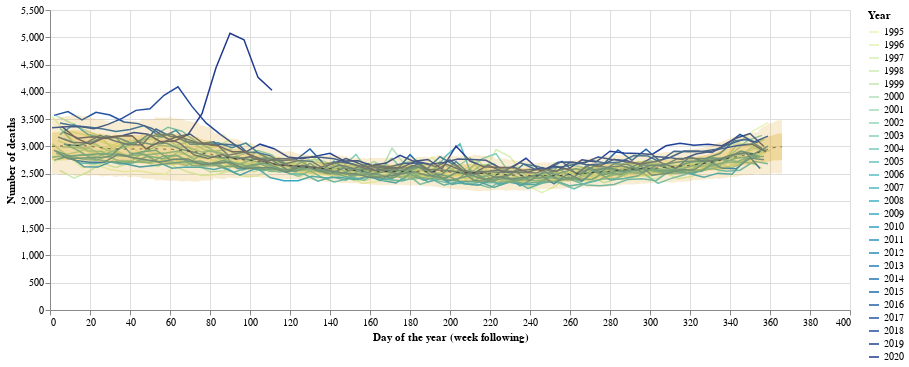

The notebook cell this image was saved under:
### Code cell
legend_selection = alt.selection_multi(fields=['first_day:year'], bind='legend')

# Plots a single line for every year in an interactive chart
df['line_size'] = df.apply(lambda row: 0.5 if row['first_day:year'] != 2020 else 1, axis = 1)

df_recent = df[df['first_day:year'] > 2015]
line = alt.Chart(df).mark_line().encode(
    alt.X(
        'first_day:yday', type='quantitative', 
        title='Day of the year (week following)',
        scale=alt.Scale(domain=(1, 366))
    ),
    alt.Y('deaths', type='quantitative', title='Number of deaths'),
    
    # Documentation on available colour schemes in Vega: https://vega.github.io/vega/docs/schemes/
    alt.Color('first_day:year', type='ordinal', scale=alt.Scale(scheme='yellowgreenblue'), title='Year'),
    
    # Enable selection of series (years) from the legend
    opacity=alt.condition(legend_selection, alt.value(1), alt.value(0.3)),
    
    # Display tooltips
    tooltip=[alt.Tooltip('country', title='Country'), 
             alt.Tooltip('first_day', title='Week starting'),
             alt.Tooltip('deaths', title='Number of deaths')
    ],
    
    size = alt.condition(legend_selection, alt.value(1.5), alt.value(0.7))
).properties(
    width=800
).interactive().add_selection(legend_selection) #.add_selection(alt.selection_interval(bind='scales'))

ci68_band = alt.Chart(df_ydays_means_stdevs).mark_area(
    opacity = 0.3,
    color = 'goldenrod'
).encode(
    x = 'yday',
    y = 'ci_68_lower',
    y2 = 'ci_68_upper',

)

ci95_band = alt.Chart(df_ydays_means_stdevs).mark_area(
    opacity = 0.2,
    color = 'goldenrod'
).encode(
    x = 'yday',
    y = 'ci_95_lower',
    y2 = 'ci_95_upper',

)

mean_line = alt.Chart(df_ydays_means_stdevs).mark_line(
    strokeDash=[3,5],
    color = 'black',
    opacity = 0.5,
    size = 1
).encode(
    x = 'yday',
    y = 'mean'
)

#band = alt.Chart(df).mark_errorband(extent='ci').encode(
#    x = 'first_day',
#    y = 'deaths'
#)

line + ci68_band + ci95_band + mean_line

### Figure 1 — Vega-Lite specification as saved in the notebook (floating-point values rounded to 4 significant figures; data arrays with more than 128 entries replaced by an {"elided": "..."} marker saying what was removed)
{"config": {"view": {"continuousWidth": 400, "continuousHeight": 300}}, "layer": [{"data": {"name": "data-0326a8382f1b0079b1474514973d9f5c"}, "mark": "line", "encoding": {"color": {"type": "ordinal", "field": "first_day:year", "scale": {"scheme": "yellowgreenblue"}, "title": "Year"}, "opacity": {"condition": {"value": 1, "selection": "selector108"}, "value": 0.3}, "size": {"condition": {"value": 1.5, "selection": "selector108"}, "value": 0.7}, "tooltip": [{"type": "nominal", "field": "country", "title": "Country"}, {"type": "temporal", "field": "first_day", "title": "Week starting"}, {"type": "quantitative", "field": "deaths", "title": "Number of deaths"}], "x": {"type": "quantitative", "field": "first_day:yday", "scale": {"domain": [1, 366]}, "title": "Day of the year (week following)"}, "y": {"type": "quantitative", "field": "deaths", "title": "Number of deaths"}}, "selection": {"selector109": {"type": "interval", "bind": "scales", "encodings": ["x", "y"]}, "selector108": {"type": "multi", "fields": ["first_day:year"], "bind": "legend"}}, "width": 800}, {"data": {"name": "data-5c33ef3689b3058a387e54ab02aa5143"}, "mark": {"type": "area", "color": "goldenrod", "opacity": 0.3}, "encoding": {"x": {"type": "quantitative", "field": "yday"}, "y": {"type": "quantitative", "field": "ci_68_lower"}, "y2": {"field": "ci_68_upper"}}}, {"data": {"name": "data-5c33ef3689b3058a387e54ab02aa5143"}, "mark": {"type": "area", "color": "goldenrod", "opacity": 0.2}, "encoding": {"x": {"type": "quantitative", "field": "yday"}, "y": {"type": "quantitative", "field": "ci_95_lower"}, "y2": {"field": "ci_95_upper"}}}, {"data": {"name": "data-5c33ef3689b3058a387e54ab02aa5143"}, "mark": {"type": "line", "color": "black", "opacity": 0.5, "size": 1, "strokeDash": [3, 5]}, "encoding": {"x": {"type": "quantitative", "field": "yday"}, "y": {"type": "quantitative", "field": "mean"}}}], "$schema": "https://vega.github.io/schema/vega-lite/v4.8.1.json", "datasets": {"data-0326a8382f1b0079b1474514973d9f5c": {"elided": "1300 records"}, "data-5c33ef3689b3058a387e54ab02aa5143": {"elided": "366 records"}}}
